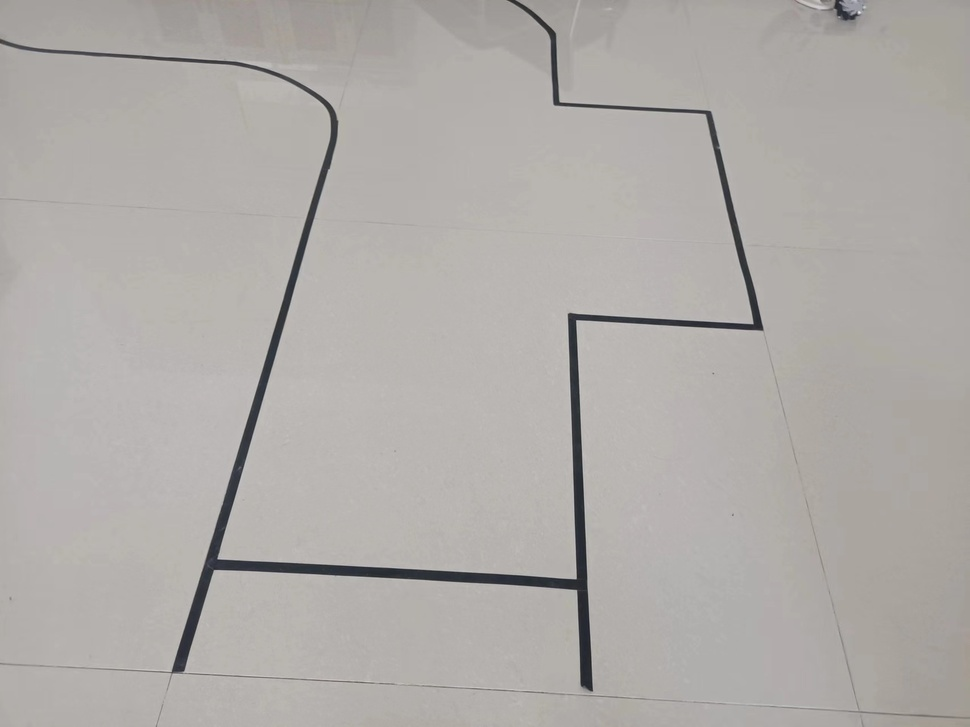
#> input picture v831/tools/test.jpg, 970 x 727 px, shrunk from 1706 x 1279 before the run
$ python hsv_slider.py
#> lines starting #> are read from the running program, lines starting #| are printed output that depends on the picture; after the words box and inside, x2 and y2 are one past the last pixel; in counts of white or black regions, pixels touching at a corner belong together
import cv2
import numpy as np

def on_trackbar(val):
    pass

# Set the correct file path
file_path = "./test.jpg"
image = cv2.imread(file_path)
#> image is the input picture: shape (727, 970, 3); mean B, G, R 168.5, 171.6, 175.3

# Check if the image was successfully loaded
if image is None:
    print(f"Error: Could not open or find the image '{file_path}'. Please check the file path and try again.")
    exit()

# Create a window
cv2.namedWindow('Threshold')

# Create trackbars
cv2.createTrackbar('Hue Min', 'Threshold', 0, 255, on_trackbar)
#> slider 'Hue Min' is set to 51
cv2.createTrackbar('Hue Max', 'Threshold', 255, 255, on_trackbar)
cv2.createTrackbar('Saturation Min', 'Threshold', 0, 255, on_trackbar)
#> slider 'Saturation Min' is set to 51
cv2.createTrackbar('Saturation Max', 'Threshold', 255, 255, on_trackbar)
cv2.createTrackbar('Value Min', 'Threshold', 0, 255, on_trackbar)
#> slider 'Value Min' is set to 51
cv2.createTrackbar('Value Max', 'Threshold', 255, 255, on_trackbar)

while True:
    # Get the trackbar positions
    hue_min = cv2.getTrackbarPos('Hue Min', 'Threshold')
    hue_max = cv2.getTrackbarPos('Hue Max', 'Threshold')
    saturation_min = cv2.getTrackbarPos('Saturation Min', 'Threshold')
    saturation_max = cv2.getTrackbarPos('Saturation Max', 'Threshold')
    value_min = cv2.getTrackbarPos('Value Min', 'Threshold')
    value_max = cv2.getTrackbarPos('Value Max', 'Threshold')

    # Convert the image to HSV color space
    hsv = cv2.cvtColor(image, cv2.COLOR_BGR2HSV)
#> hsv: shape (727, 970, 3); mean H, S, V 17.1, 10.8, 175.5

    # Create a mask based on the trackbar values
    mask = cv2.inRange(hsv, (hue_min, saturation_min, value_min), (hue_max, saturation_max, value_max))
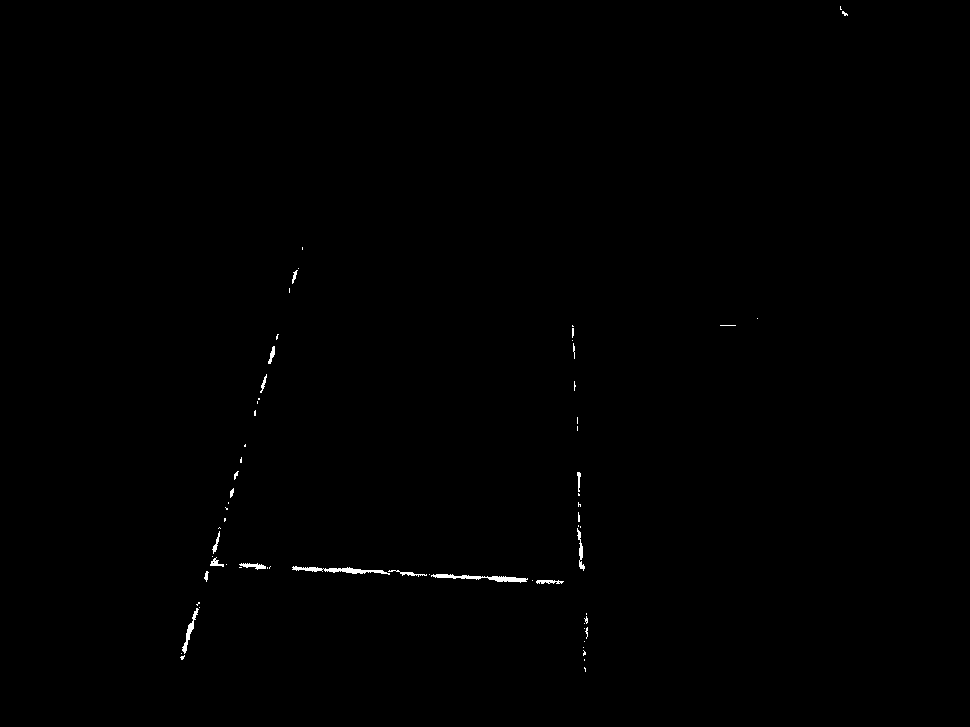
#> mask: shape (727, 970); 0.27% white; 66 white regions (49 under 20 px), largest, box (x1, y1, x2, y2) and area: (431, 574, 528, 583) 348, (292, 566, 390, 575) 342, (182, 608, 199, 654) 173

    # Show the original image and the thresholded image
    cv2.imshow('Original', image)
    cv2.imshow('Thresholded', mask)

    # Exit the loop when the ESC key is pressed
    if cv2.waitKey(1) == 27:
#> (key Esc is pressed here)
        break

# Destroy all windows
cv2.destroyAllWindows()
